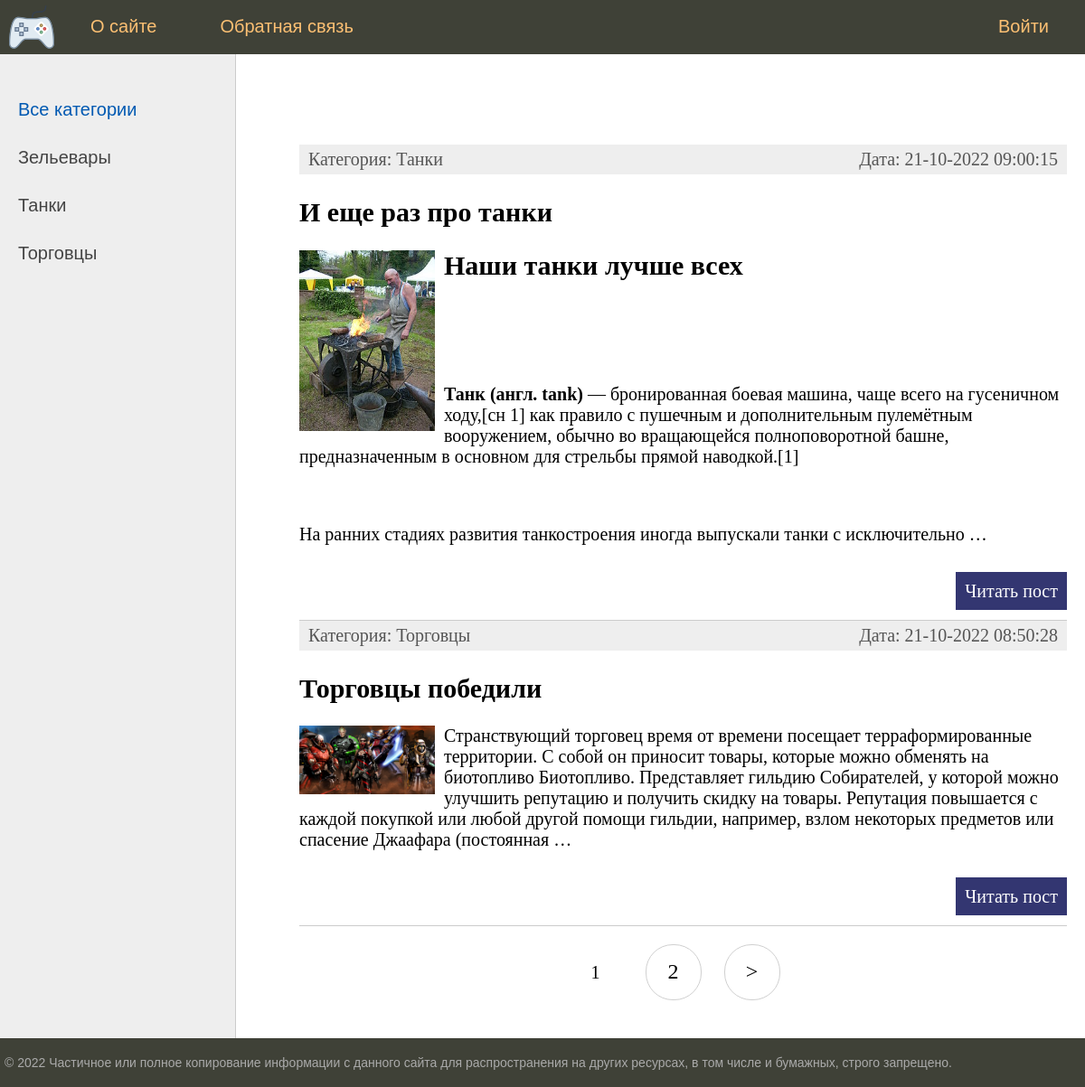
Before: / with the older database file.
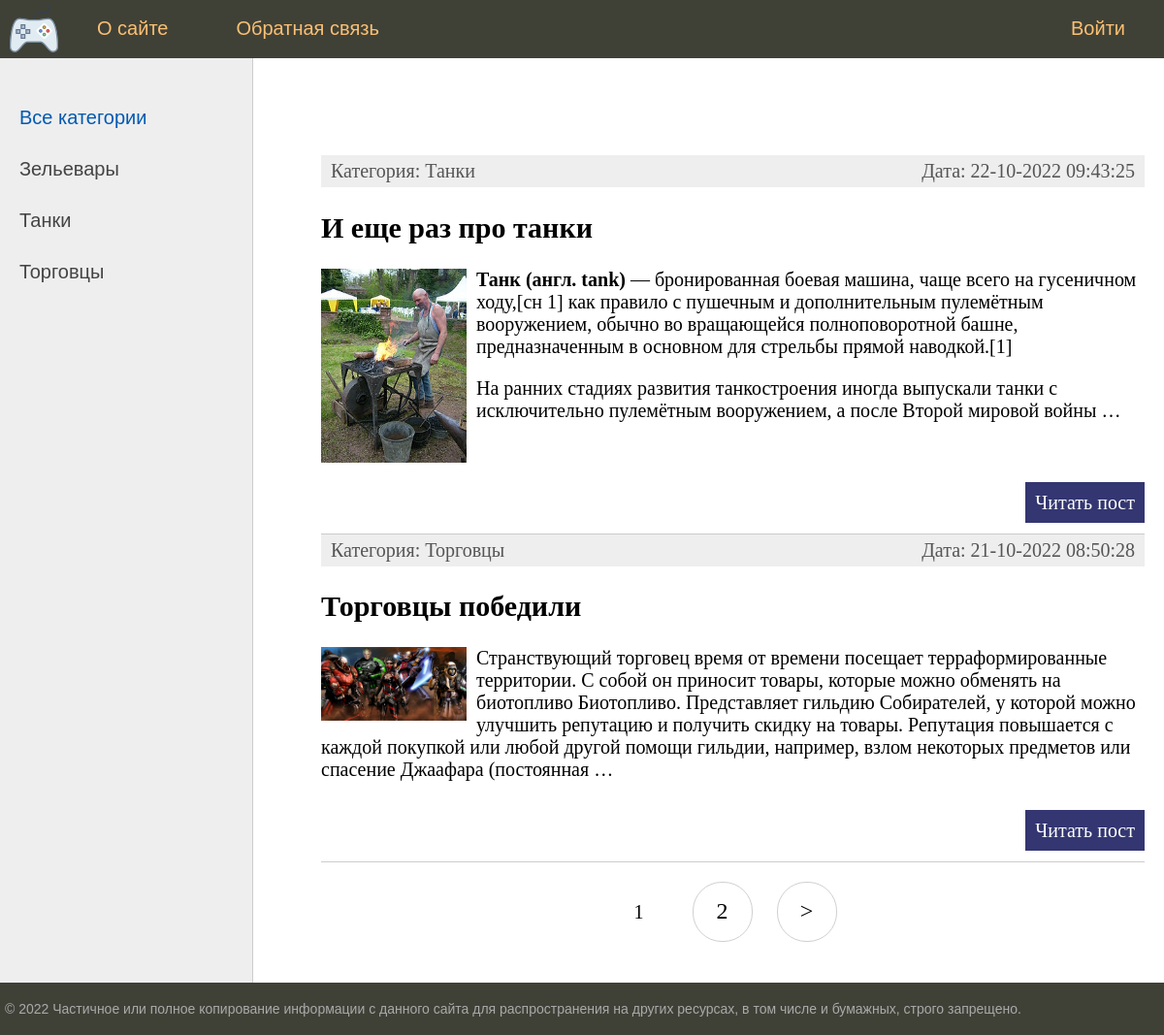
After: the same page with the newer database file.
### bboard/models.py (models this page shows, shortened)
class Category(models.Model):
    name = models.CharField(
        max_length=64,
        unique=True,
        verbose_name='Категория',
        help_text='Имя категории длинной не более 64 символов ',
    )
    slug = models.SlugField(max_length=255, unique=True, db_index=True, verbose_name="URL")
    def get_absolute_url(self):
        return reverse('category', kwargs={'cat_slug': self.slug})
    class Meta:
        verbose_name = 'Категория'
        verbose_name_plural = 'Категории'

class Post(models.Model):
    title = models.CharField(max_length=255, verbose_name="Заголовок")
    content = RichTextUploadingField(blank=True, default='', verbose_name="Текст")
    category = models.ForeignKey('Category', on_delete=models.PROTECT, verbose_name="Категория")
    author = models.ForeignKey('Author', on_delete=models.CASCADE, verbose_name="Автор")
    photo = models.ImageField(upload_to="photos/%Y/%m/%d/", verbose_name="Фото заголовка", blank=True, null=True)
    time_create = models.DateTimeField(auto_now_add=True)
    time_update = models.DateTimeField(auto_now=True)
    is_created = models.BooleanField(default=True)
    slug = models.SlugField(max_length=255, unique=True, db_index=True, verbose_name="URL")
    is_published = models.BooleanField(default=True, verbose_name="Опубликовать")
    def get_absolute_url(self):
        return reverse('post', kwargs={'slug': self.slug}) # for view
    class Meta:
        verbose_name = 'Объявление'
        verbose_name_plural = 'Объявления'

### bboard/views.py (the view)
# urls.py: path('', PostsView.as_view(), name='home'),
class PostsView(DataMixin, ListView):
    model = Post
    template_name = 'bboard/index.html'
    context_object_name = 'posts'
    def get_context_data(self, *, object_list=None, **kwargs):
        context = super().get_context_data(**kwargs)
        c_def = self.get_user_context(title="Главная страница")
        context = dict(list(context.items()) + list(c_def.items()))
        return context
    def get_queryset(self):
        return Post.objects.filter(is_published=True).order_by('-time_update')

### bboard/utils.py (called while the page is built)
    def get_user_context(self, **kwargs):
        context = kwargs
        categories =  Category.objects.annotate(Count('post'))
        user_menu = menu.copy()
        if not self.request.user.is_authenticated:
            user_menu.pop(1)
        context['menu'] = user_menu
        context['categories'] = categories
        if 'cat_selected' not in context:
            context['cat_selected'] = 0
        return context

### bboard/templates/bboard/index.html (shortened to what this page needs)
{% extends 'bboard/base.html' %}
{% block content %}
<ul class="list-articles">
	{% for p in posts %}
		<li>
			<div class="article-panel">
				<p class="first">Категория: {{ p.category.name }}</p>
				<p class="last">Дата: {{p.time_update|date:"d-m-Y H:i:s"}}</p>
			</div>
			<h2>{{ p.title }}</h2>
			{% if p.photo %}
				<p><img class="img-article-left thumb" src="{{ p.photo.url }}"></p>
			{% endif %}
			{% autoescape off %}
				{{p.content|linebreaks|truncatewords:50}}
			{% endautoescape %}
			<p class="link-read-post"><a href="{{ p.get_absolute_url }}">Читать пост</a></p>
		</li>
	{% endfor %}
</ul>
{% endblock %}

### bboard/templates/bboard/base.html (shortened to what this page needs)
<!DOCTYPE html>
<html>
<head>
	{% load static %}
	{% load bboard_tags %}
	<link type="text/css" href="{% static 'bboard/css/styles.css' %}" rel="stylesheet" />
</head>
<body>
	<table class="table-page" border=0 cellpadding="0" cellspacing="0">
	<tr><td valign=top>
	{% block mainmenu %}
			<div class="header">
				<ul id="mainmenu" class="mainmenu">
				<li class="logo"><a href="{% url 'home' %}"><div class="logo"></div></a></li>
				{% for m in menu %}
					{% if not forloop.last %}
						<li><a href="{% url m.url_name %}">{{ m.title }}</a></li>
					{% else %}
						<li class="last"><a href="{% url m.url_name %}">{{ m.title }}</a></li>
					{% endif %}
				{% endfor %}
				</ul>
			</div>
	{% endblock mainmenu %}
	<table class="table-content" border=0 cellpadding="0" cellspacing="0">
	<tr>
		<td valign="top" class="left-chapters">
		<ul id="leftchapters">
			{% if cat_selected == 0 %}
				<li class="selected">Все категории</li>
			{% else %}
				<li><a href="{% url 'home' %}">Все категории</a></li>
			{% endif %}
			{% for c in categories %}
			{% if c.post__count > 0 %}
					{% if c.pk == cat_selected %}
						<li class="selected">{{c.name}}</li>
					{% else %}
						<li><a href="{{ c.get_absolute_url }}">{{c.name}}</a></li>
					{% endif %}
			{% endif %}
			{% endfor %}
		</ul>
	</td>
	<td valign="top" class="content">
		<div class="content-text">
			{% block content %}
			{% endblock %}
			<nav class="list-pages">
				<ul>
					{% for p in paginator.page_range %}
							   {% if page_obj.number == p %}
					<li class="page-num page-num-selected">{{ p }}</li>
							   {% elif p >= page_obj.number|add:-2 and p <= page_obj.number|add:2  %}
					<li class="page-num">
						<a href="?page={{ p }}">{{ p }}</a>
					</li>
							   {% endif %}
					{% endfor %}
					{% if page_obj.has_next %}
					<li class="page-num">
							 <a href="?page={{ page_obj.next_page_number }}">&gt;</a>
					</li>
					{% endif %}
				</ul>
			</nav>
		</div>
	</td></tr></table>
	</td></tr>
	<tr><td valign=top>
		<div id="footer">
			<p>&copy; 2022 Частичное или полное копирование информации с данного сайта для распространения на других ресурсах, в том числе и бумажных, строго запрещено.</p>
		</div>
	</td></tr></table>
</body>
</html>

### bboard/static/bboard/css/styles.css (style rules this page uses)
html, body { font-family: 'Arial'; margin: 0; padding: 0; height: 100%; width: 100%; color: #444; }
a { color: #0059b2; text-decoration: none; }
img { max-width: 600px; height: auto; }
img.img-article-left { max-width: 300px; height: auto; float: left; padding: 0 10px 10px 0; }
img.img-article-left.thumb { max-width: 150px; height: auto; }
p.link-read-post { text-align: right; }
p.link-read-post a { padding: 10px; min-width: 100px; background: #333671; color: #fff; text-decoration: none; }
div.article-panel { background: #eee; padding: 5px 10px 5px 10px; box-sizing: border-box; overflow: hidden; color: #555; }
div.article-panel p.first { margin: 0; float: left; }
div.article-panel p.last { margin: 0; float: right; }
ul.list-articles { list-style: none; margin: 0; padding: 0; }
ul.list-articles li { border-bottom: 1px solid #ccc; }
.table-page { width: 100%; height: 100%; vertical-align: top; }
.table-page tr { height: 100%; }
.header { background: #3F4137; height: 60px; }
.logo { background: url('../images/logo.png') no-repeat 10px 5px; width: 70px; height: 60px; }
ul.mainmenu { list-style: none; margin: 0; padding: 0; height: 60px; color: #fdc073; font-size: 20px; overflow: hidden; }
ul.mainmenu li { float: left; margin: 18px 40px 0 30px; }
ul.mainmenu li.logo { margin: 0; }
ul.mainmenu li.last { float: right; }
ul.mainmenu li a { color: #fdc073; text-decoration: none; }
.table-content { width: 100%; min-height: 100%; height: 100%; }
.left-chapters { margin: 0; background: #eee; border-right: 1px solid #ccc; min-height: 100%; }
.left-chapters ul { width: 230px; min-height: 100%; margin: 0; padding: 20px 10px 10px 20px; list-style: none; font-size: 20px; }
.left-chapters ul li { margin: 30px 0 0 0; color: #999; }
.left-chapters ul li.selected { color: #0059b2; }
.left-chapters ul li a { color: #444; text-decoration: none; }
.content { padding: 40px 20px 20px 40px; width: 100%; box-sizing: border-box; }
.content-text { margin: 60px 0 0 30px; color: #000; font-size: 20px; font-family: Yandex Sans Display Light; }
#footer { box-sizing: border-box; background: #3F4137; padding: 5px; color: #aaa; font-size: 14px; font-family: Verdana, Geneva, Arial, Helvetica; text-align: left; overflow: hidden; }
.list-pages { text-align: center; margin: 0 0 20px 0; }
.list-pages ul { margin: 20px 0 0 0; padding: 0; list-style: none; }
.list-pages ul li { display: inline-block; margin: 0 20px 0 0; }
.list-pages a { color: #000; font-size: 24px; text-decoration: none; }
.list-pages .page-num, .page-num-selected { display: inline-block; width: 60px; height: 44px; padding: 16px 0 0 0; border: 1px solid #d0d0d0; border-radius: 30px; }
.list-pages .page-num-selected { border: none; color: #000; font-size: 20px; }

Changed rows visible on the page:
changed Post "И еще раз про танки": time_update "21-10-2022 09:00:15" → "22-10-2022 09:43:25"; content "Наши танки лучше всех Танк (англ. tank) — бронированная боевая машина, чаще всего на гусеничном ходу,[сн 1] как правило с пушечным и дополнительным пулемётным вооружением, обычно во вращающейся полноповоротной башне, предназначенным в основном для стрельбы прямой наводкой.[1] На ранних стадиях развития танкостроения иногда выпускали танки с исключительно …" → "Танк (англ. tank) — бронированная боевая машина, чаще всего на гусеничном ходу,[сн 1] как правило с пушечным и дополнительным пулемётным вооружением, обычно во вращающейся полноповоротной башне, предназначенным в основном для стрельбы прямой наводкой.[1] На ранних стадиях развития танкостроения иногда выпускали танки с исключительно пулемётным вооружением, а после Второй мировой войны …"
